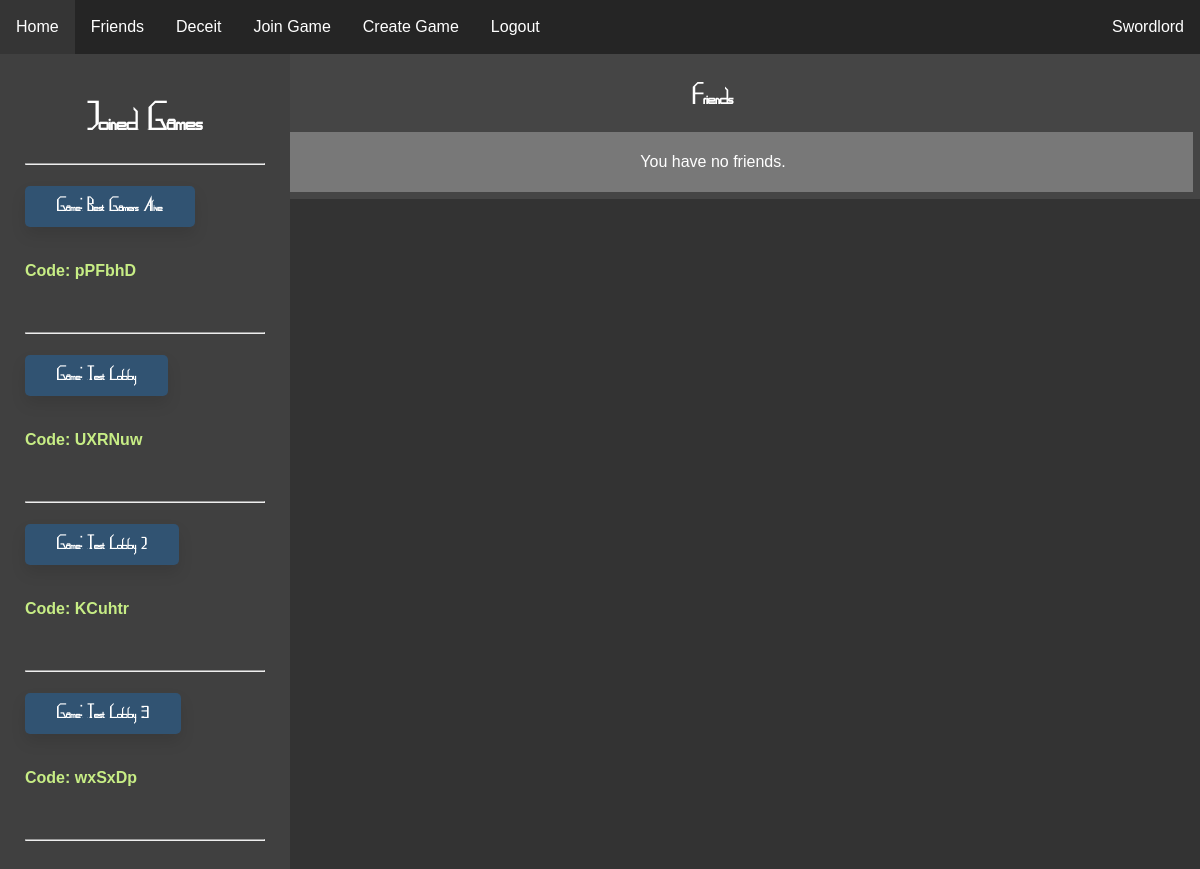
Screenshot of / (signed in) with the database file from the repository.
### website/models.py (models this page shows)
class User(db.Model, UserMixin):
    id = db.Column(db.Integer, primary_key=True)
    email = db.Column(db.String(150), unique=True)
    password = db.Column(db.String(150))
    username = db.Column(db.String(150))
    pfp = db.Column(db.String(50))
    admin = db.Column(db.String(50))

class Game(db.Model):
    id = db.Column(db.Integer, primary_key=True)
    game_name = db.Column(db.String(25))
    is_started = db.Column(db.String(5))
    code = db.Column(db.String(10), unique=True)
    host = db.Column(db.Integer, db.ForeignKey('user.id'))

### website/views.py (the view)
@views.route('/', methods=["GET", "POST"])
@login_required
def home():
    game = []
    friends = []
    for games in db.session.query(GamesJoined).filter_by(user = current_user.id):
        id = games.game
        for filtered in db.session.query(Game).filter_by(id = id):
            links = (filtered, url_for('rooms.room', game_id=id))
            game.append(links)
    friends1 = db.session.query(Friends).filter_by(user1=current_user.id)
    friends2 = db.session.query(Friends).filter_by(user2=current_user.id)
    for friend in friends1:
        print('worked')
        add = db.session.query(User).filter_by(id=friend.user2).first()
        friends.append(add)
    for friend in friends2:
        add = db.session.query(User).filter_by(id=friend.user1).first()
        friends.append(add)
    return render_template("home.html", friends=friends, user=current_user, games_joined = game)

### website/templates/home.html (shortened to what this page needs)
{% extends "base.html" %} {% block title %}Home{% endblock %}
{% block content %}
<br/>
<head>
    <link rel="stylesheet" type="text/css" href="/static/css/home.css" />
</head>
<body style="overflow:hidden">
    <div class="left-sidebar">
    {% if games_joined != [] %}
    {% set counter = 0 %}
    <div id="game_list">
        <h1 style="text-align: center;">Joined Games</h1>
    <hr>
    {% for game in games_joined %}
        {% set counter = counter+1 %}
        <h2 class="home-heading"><a class="game-link" id="game_headings{{counter}}" href={{game[1]}}>Game: {{ game[0].game_name }}</a></h2> <h4 class="game-code">Code: {{ game[0].code }}</h4> <br/>
    <hr>
    {% endfor %}
    {% else %}
        <h1>No games joined currently. Join one <a class="join-here">here</a></h1>
    {% endif %}
    <br/>
    <br/>
    <br/>
    <br/>
    <br/>
    <br/>
    </div>
    </div>
    <article class="friends">
        <h1 class="friends_title"><a class = "game-link" href="{{url_for('profiles.friends')}}">Friends</a></h1>
        {% for friend in friends %}
            <article class="individual">
                <div class="box" style="background-image:url({{friend.pfp}})"></div>
                <p style="display:inline-block">
                    <a class="game-link" style="display:inline-block" href="{{url_for('profiles.profile', user_id=friend.id)}}">{{friend.username}}</a>
                </p>
            </article>
        {% else %}
            <article class="individual">
                <p>You have no friends.</p>
            </article>
        {% endfor %}
    </article>
</body>
{% endblock %}

### website/templates/base.html (shortened to what this page needs)
<!DOCTYPE html>
<html lang="en">
<head>
    <link rel="stylesheet" type="text/css" href="/static/css/main.css" />
</head>
<body>
    <ul class="navbar">
      {% if user.is_authenticated %}
      <li><a class="nav-item nav-link" id="home" href="/">Home</a></li>
      <li><a class="nav-item nav-link" id="friends" href="/user/friends">Friends</a></li>
      <li><a class="nav-item nav-link" id="deceit" href="/deceit">Deceit</a></li>
      <li><a class="nav-item nav-link" id="join_game" href="/join-game">Join Game</a></li>
      <li><a class="nav-item nav-link" id="create_game" href="/create-game">Create Game</a></li>
      <li><a class="nav-item nav-link" id="logout" href="/logout">Logout</a></li>
      <li><a class="nav-user nav-link" id="user_link" href="{{url_for('profiles.profile', user_id=user.id)}}">{{ user.username }}</a></li>
      {% else %}
      <li><a class="nav-item nav-link" id="login" href="/login">Login</a></li>
      <li><a class="nav-item nav-link" id="signUp" href="/sign-up">Sign Up</a></li>
      {% endif %}
    </ul>
    <div id="main_div">
    <div class="container">
        {% block content %}
        {% endblock %}
    </div>
    </div>
</body>
</html>

### website/static/css/main.css (style rules this page uses)
#main_div { margin-top: 30px; padding: 20px; }
.game-link { text-decoration: none; color: white; }
h1, h2, h3 { font-family: MapGame; }
body { margin: 0px; background-color: #333333; color: white; }
.navbar { list-style-type: none; margin: 0; padding: 0; overflow: hidden; background-color: #252525; position: fixed; top: 0; width: 100%; }
.nav-item { float: left; }
.nav-user { float:right; }
.nav-link { display: block; color: white; text-align: center; padding: 18px 16px; text-decoration: none; }
html { font-family: Arial, Helvetica, sans-serif; }

### website/static/css/home.css (style rules this page uses)
#main_div { margin-top: 36px; padding: 0px; }
.left-sidebar { width: 20%; height: 100%; padding: 25px; background-color: #404040; position: absolute; overflow-y: scroll; }
.home-heading { background-color: #315372; border: none; color: white; padding: 10px 32px; text-align: center; text-decoration: none; display: inline-block; font-size: 16px; border-radius: 5px; transition-duration: 0.4s; box-shadow: 0px 8px 15px rgba(0, 0, 0, 0.1); cursor: pointer; }
.game-code { color: #C7ED85; border-bottom: 2px black; padding-bottom: 5px; }
.friends { margin: 0; padding: 7px; background-color: #454545; width: 80%; height: 100%; float: right; text-align: center; }
.friends_title { font-weight: 700 }
.individual { padding-top: 5px; margin-top: 5px; padding-left: 3px; padding-bottom: 5px; padding-right: 3px; background-color: #787878; text-align: center; }

### rows the page displays
User: username "Swordlord"
Game: game_name "Best Gamers Alive", code "pPFbhD"
Game: game_name "Test Lobby", code "UXRNuw"
Game: game_name "Test Lobby 2", code "KCuhtr"
Game: game_name "Test Lobby 3", code "wxSxDp"
